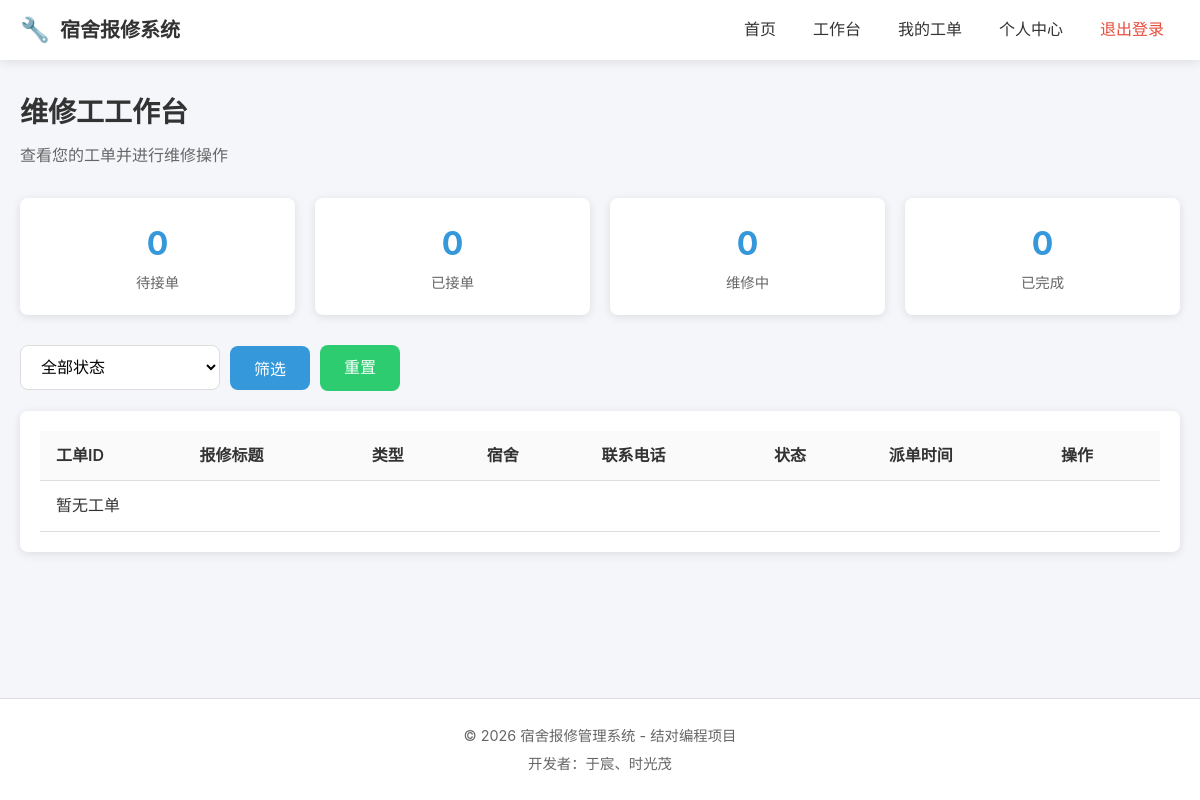
Before: /workorders/dashboard/ (signed in) with the older database file.
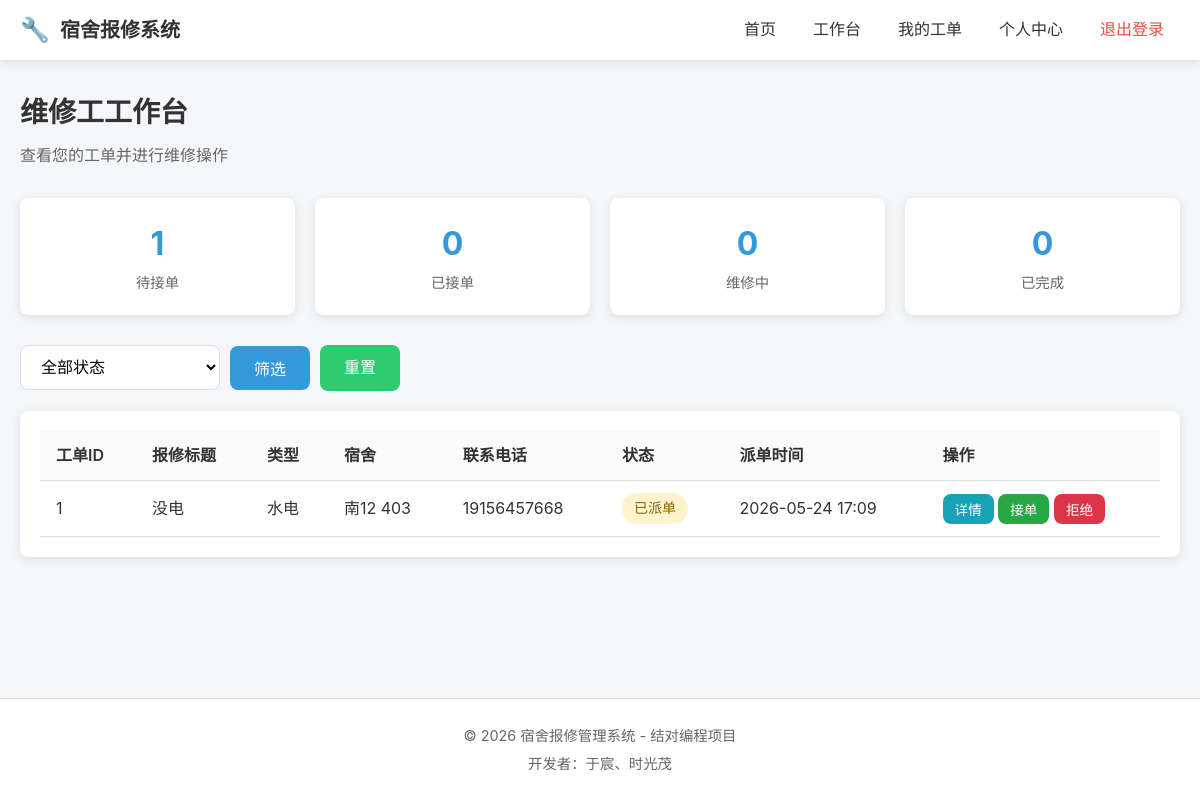
After: the same page with the newer database file.
### workorders/models.py (models this page shows, shortened)
class WorkOrder(models.Model):
    STATUS_CHOICES = [
        ('assigned', '已派单'),
        ('accepted', '已接单'),
        ('in_progress', '维修中'),
        ('completed', '已完成'),
        ('rejected', '已拒绝'),
    ]
    repair_request = models.OneToOneField(
        RepairRequest,
        on_delete=models.CASCADE,
        related_name='work_order',
        verbose_name='报修单'
    )
    worker = models.ForeignKey(
        settings.AUTH_USER_MODEL,
        on_delete=models.SET_NULL,
        null=True,
        blank=True,
        related_name='work_orders',
        verbose_name='维修工'
    )
    status = models.CharField('状态', max_length=20, choices=STATUS_CHOICES, default='assigned')
    assigned_by = models.ForeignKey(
        settings.AUTH_USER_MODEL,
        on_delete=models.SET_NULL,
        null=True,
        related_name='assigned_orders',
        verbose_name='派单管理员'
    )
    assigned_at = models.DateTimeField('派单时间', auto_now_add=True)
    accepted_at = models.DateTimeField('接单时间', null=True, blank=True)
    started_at = models.DateTimeField('开始维修时间', null=True, blank=True)
    completed_at = models.DateTimeField('完成时间', null=True, blank=True)
    remark = models.TextField('维修备注', blank=True, default='')
    created_at = models.DateTimeField('创建时间', auto_now_add=True)
    updated_at = models.DateTimeField('更新时间', auto_now=True)
    class Meta:
        db_table = 'work_orders'
        verbose_name = '工单'
        verbose_name_plural = '工单'
        ordering = ['-created_at']
        indexes = [
            models.Index(fields=['status']),
            models.Index(fields=['worker']),
        ]

### repairs/models.py (models this page shows, shortened)
class RepairRequest(models.Model):
    TYPE_CHOICES = [
        ('electric', '水电'),
        ('door', '门窗'),
        ('furniture', '家具'),
        ('network', '网络'),
        ('other', '其他'),
    ]
    STATUS_CHOICES = [
        ('pending', '待处理'),
        ('processing', '处理中'),
        ('completed', '已完成'),
        ('cancelled', '已取消'),
    ]
    student = models.ForeignKey(
        settings.AUTH_USER_MODEL,
        on_delete=models.CASCADE,
        related_name='repair_requests',
        verbose_name='报修学生'
    )
    title = models.CharField('报修标题', max_length=100)
    description = models.TextField('问题描述')
    repair_type = models.CharField('报修类型', max_length=50, choices=TYPE_CHOICES, default='other')
    dorm_building = models.CharField('宿舍楼', max_length=50)
    dorm_room = models.CharField('房间号', max_length=20)
    contact_phone = models.CharField('联系电话', max_length=20)
    status = models.CharField('状态', max_length=20, choices=STATUS_CHOICES, default='pending')
    created_at = models.DateTimeField('创建时间', auto_now_add=True)
    updated_at = models.DateTimeField('更新时间', auto_now=True)
    class Meta:
        db_table = 'repair_requests'
        verbose_name = '报修单'
        verbose_name_plural = '报修单'
        ordering = ['-created_at']
        indexes = [
            models.Index(fields=['status']),
            models.Index(fields=['created_at']),
        ]

### workorders/views.py (the view)
# urls.py: path('dashboard/', views.worker_dashboard, name='worker_dashboard'),
@login_required
def worker_dashboard(request):
    if not request.user.is_worker():
        messages.error(request, '仅维修工可访问')
        return redirect('index')
    status = request.GET.get('status', '')
    work_orders = WorkOrder.objects.filter(worker=request.user)
    if status:
        work_orders = work_orders.filter(status=status)
    work_orders = work_orders.order_by('-created_at')
    from django.core.paginator import Paginator
    paginator = Paginator(work_orders, 10)
    page = request.GET.get('page', 1)
    page_obj = paginator.get_page(page)
    context = {
        'page_obj': page_obj,
        'current_status': status,
        'pending': WorkOrder.objects.filter(worker=request.user, status='assigned').count(),
        'accepted': WorkOrder.objects.filter(worker=request.user, status='accepted').count(),
        'in_progress': WorkOrder.objects.filter(worker=request.user, status='in_progress').count(),
        'completed': WorkOrder.objects.filter(worker=request.user, status='completed').count(),
    }
    return render(request, 'workorders/worker_dashboard.html', context)

### users/models.py (called while the page is built)
    def is_worker(self):
        return self.role == 'worker'

### templates/workorders/worker_dashboard.html (shortened to what this page needs)
{% extends 'base.html' %}
{% block content %}
<div class="page-header">
    <h2>维修工工作台</h2>
    <p class="text-muted">查看您的工单并进行维修操作</p>
</div>
<div class="stats-row">
    <div class="stat-item">
        <span class="stat-num">{{ pending }}</span>
        <span class="stat-text">待接单</span>
    </div>
    <div class="stat-item">
        <span class="stat-num">{{ accepted }}</span>
        <span class="stat-text">已接单</span>
    </div>
    <div class="stat-item">
        <span class="stat-num">{{ in_progress }}</span>
        <span class="stat-text">维修中</span>
    </div>
    <div class="stat-item">
        <span class="stat-num">{{ completed }}</span>
        <span class="stat-text">已完成</span>
    </div>
</div>
<div class="filter-bar">
    <form method="get" class="filter-form">
        <select name="status" class="form-select filter-select">
            <option value="">全部状态</option>
        </select>
        <button type="submit" class="btn btn-primary">筛选</button>
        <a href="{% url 'workorders:worker_dashboard' %}" class="btn btn-secondary">重置</a>
    </form>
</div>
<div class="card">
    <div class="card-body">
        <table class="table">
            <thead>
                <tr>
                    <th>工单ID</th>
                    <th>报修标题</th>
                    <th>类型</th>
                    <th>宿舍</th>
                    <th>联系电话</th>
                    <th>状态</th>
                    <th>派单时间</th>
                    <th>操作</th>
                </tr>
            </thead>
            <tbody>
                {% for item in page_obj %}
                <tr>
                    <td>{{ item.id }}</td>
                    <td>{{ item.repair_request.title }}</td>
                    <td>{{ item.repair_request.get_repair_type_display }}</td>
                    <td>{{ item.repair_request.dorm_building }} {{ item.repair_request.dorm_room }}</td>
                    <td>{{ item.repair_request.contact_phone }}</td>
                    <td><span class="badge badge-{{ item.status }}">{{ item.get_status_display }}</span></td>
                    <td>{{ item.assigned_at|date:"Y-m-d H:i" }}</td>
                    <td>
                        <button class="btn btn-sm btn-info" onclick="viewDetail('{{ item.id }}')">详情</button>
                        {% if item.status == 'assigned' %}
                        <button class="btn btn-sm btn-success" onclick="acceptOrder('{{ item.id }}')">接单</button>
                        <button class="btn btn-sm btn-danger" onclick="rejectOrder('{{ item.id }}')">拒绝</button>
                        {% elif item.status == 'accepted' %}
                        <button class="btn btn-sm btn-warning" onclick="startWork('{{ item.id }}')">开始维修</button>
                        {% elif item.status == 'in_progress' %}
                        <button class="btn btn-sm btn-success" onclick="completeWork('{{ item.id }}')">完成维修</button>
                        {% endif %}
                    </td>
                </tr>
                {% empty %}
                <tr>
                    <td colspan="8" class="text-center">暂无工单</td>
                </tr>
                {% endfor %}
            </tbody>
        </table>
    </div>
</div>
{% endblock %}

Changed rows visible on the page:
added WorkOrder: id "1", repair_request "没电", repair_request.repair_type "水电", repair_request.dorm_building "南12", repair_request.dorm_room "403", repair_request.contact_phone "19156457668", status "已派单", assigned_at "2026-05-24 17:09"
Other visible differences:
{{ pending }}: "0" → "1"
text no longer shown: "暂无工单"
